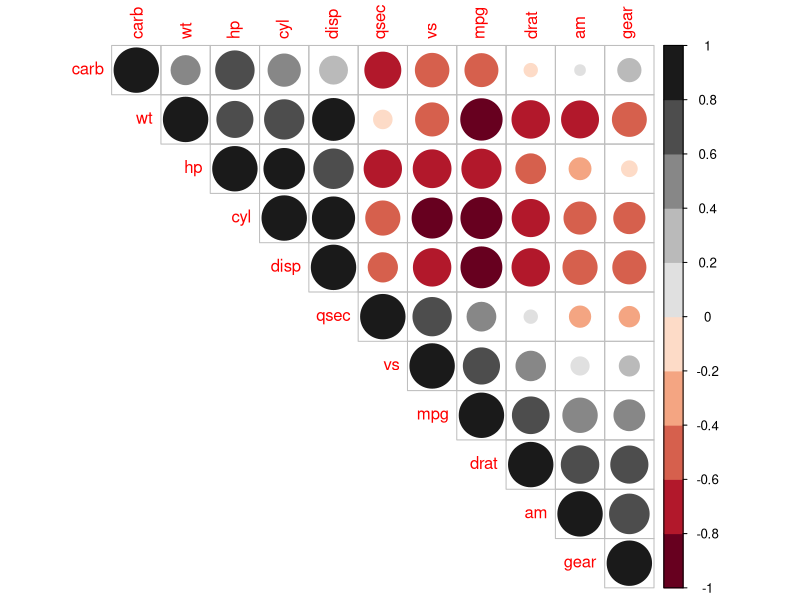
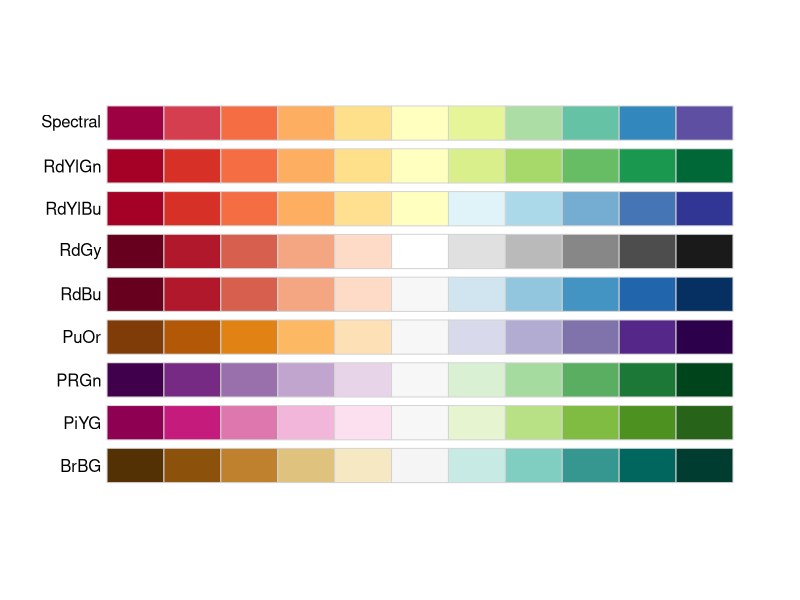

Write R code to recreate these figures, in order.
# http://www.sthda.com/english/wiki/correlation-analyses-in-r
library(corrplot)
library(RColorBrewer)
M <-cor(mtcars)
corrplot(M, type="upper", order="hclust",
         col=brewer.pal(n=10, name="RdGy"))
#
display.brewer.all(type="div")
